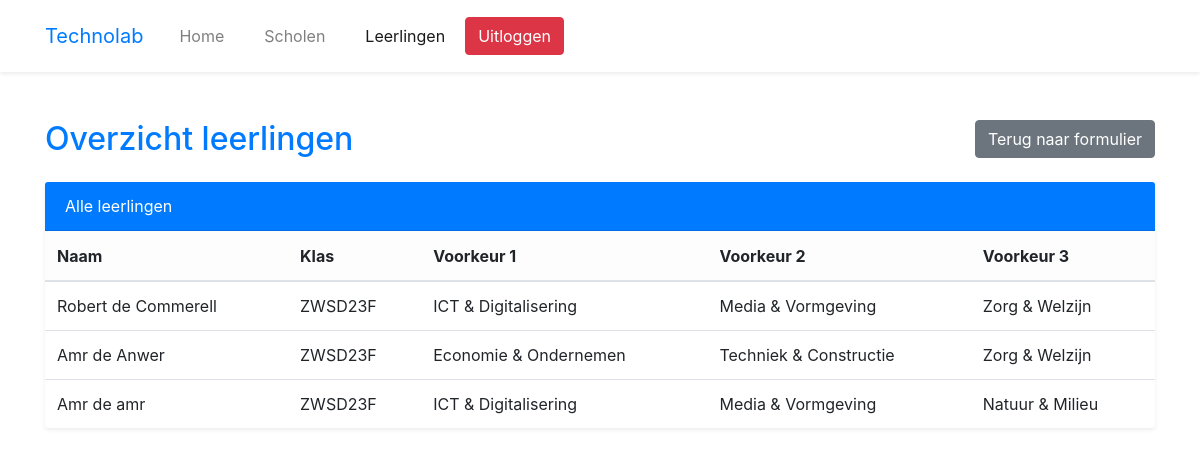
Page /leerlingen.php (signed in) on the committed database.
### tables this page shows
CREATE TABLE `leerling` (
  `leerling_id` smallint(6) NOT NULL,
  `klas_id` smallint(6) NOT NULL,
  `voornaam` varchar(100) NOT NULL,
  `tussenvoegsel` varchar(100) DEFAULT NULL,
  `achternaam` varchar(100) NOT NULL,
  `voorkeur1_wereld_sector_id` smallint(6) NOT NULL,
  `voorkeur2_wereld_sector_id` smallint(6) NOT NULL,
  `voorkeur3_wereld_sector_id` smallint(6) NOT NULL,
  `toegewezen_wereld_sector_id` smallint(6) NOT NULL
);

CREATE TABLE `klas` (
  `klas_id` smallint(6) NOT NULL,
  `school_id` smallint(6) NOT NULL,
  `klasaanduiding` varchar(100) NOT NULL,
  `leerjaar` varchar(100) DEFAULT NULL,
  `schooljaar` varchar(100) NOT NULL,
  `pincode` int(11) DEFAULT NULL
);

CREATE TABLE `wereld_sector` (
  `wereld_sector_id` smallint(6) NOT NULL,
  `naam` varchar(100) NOT NULL,
  `type` set('wereld','sector') NOT NULL,
  `beschrijving` varchar(100) DEFAULT NULL,
  `actief` tinyint(1) NOT NULL,
  `max_aantal_leerlingen` int(11) NOT NULL
);

### leerlingen.php (the view, shortened to what this page needs)
<?php
require 'includes/home.php';
$sql = "
SELECT
    l.leerling_id,
    l.voornaam,
    l.tussenvoegsel,
    l.achternaam,
    k.klasaanduiding,
    w1.naam AS voorkeur1,
    w2.naam AS voorkeur2,
    w3.naam AS voorkeur3
FROM leerling l
JOIN klas k ON l.klas_id = k.klas_id
LEFT JOIN wereld_sector w1 ON l.voorkeur1_wereld_sector_id = w1.wereld_sector_id
LEFT JOIN wereld_sector w2 ON l.voorkeur2_wereld_sector_id = w2.wereld_sector_id
LEFT JOIN wereld_sector w3 ON l.voorkeur3_wereld_sector_id = w3.wereld_sector_id
ORDER BY l.leerling_id DESC
";
$leerlingen = $conn->query($sql);
?>
<div class="container py-5">
    <div class="row mb-4">
        <div class="col d-flex justify-content-between align-items-center">
            <h2 class="fw-bold text-primary mb-0">Overzicht leerlingen</h2>
            <a href="index.php" class="btn btn-secondary">
                <i class="bi bi-arrow-left"></i> Terug naar formulier
            </a>
        </div>
    </div>
    <div class="card shadow-sm border-0">
        <div class="card-header bg-primary text-white fw-semibold">
            Alle leerlingen
        </div>
        <div class="card-body p-0">
            <table class="table table-hover align-middle mb-0">
                <thead class="table-light">
                <tr>
                    <th>Naam</th>
                    <th>Klas</th>
                    <th>Voorkeur 1</th>
                    <th>Voorkeur 2</th>
                    <th>Voorkeur 3</th>
                </tr>
                </thead>
                <tbody>
                <?php if ($leerlingen->num_rows === 0): ?>
                    <tr><td colspan="6" class="text-center py-3 text-muted">Nog geen leerlingen toegevoegd.</td></tr>
                <?php else: ?>
                    <?php while ($l = $leerlingen->fetch_assoc()): ?>
                        <tr>
                            <td><?= ($l['voornaam'] . ' ' . ($l['tussenvoegsel'] ? $l['tussenvoegsel'] . ' ' : '') . $l['achternaam']) ?></td>
                            <td><?= ($l['klasaanduiding']) ?></td>
                            <td><?= ($l['voorkeur1']) ?></td>
                            <td><?= ($l['voorkeur2']) ?></td>
                            <td><?= ($l['voorkeur3']) ?></td>
                        </tr>
                    <?php endwhile; ?>
                <?php endif; ?>
                </tbody>
            </table>
        </div>
    </div>
</div>
<?php require 'includes/footer.php'; ?>

### rows in the picture
leerling: voornaam "Robert", tussenvoegsel "de", achternaam "Commerell", klas.klasaanduiding "ZWSD23F", wereld_sector.naam "ICT & Digitalisering", wereld_sector.naam "Media & Vormgeving", wereld_sector.naam "Zorg & Welzijn"
leerling: voornaam "Amr", tussenvoegsel "de", achternaam "Anwer", klas.klasaanduiding "ZWSD23F", wereld_sector.naam "Economie & Ondernemen", wereld_sector.naam "Techniek & Constructie", wereld_sector.naam "Zorg & Welzijn"
leerling: voornaam "Amr", tussenvoegsel "de", achternaam "amr", klas.klasaanduiding "ZWSD23F", wereld_sector.naam "ICT & Digitalisering", wereld_sector.naam "Media & Vormgeving", wereld_sector.naam "Natuur & Milieu"
